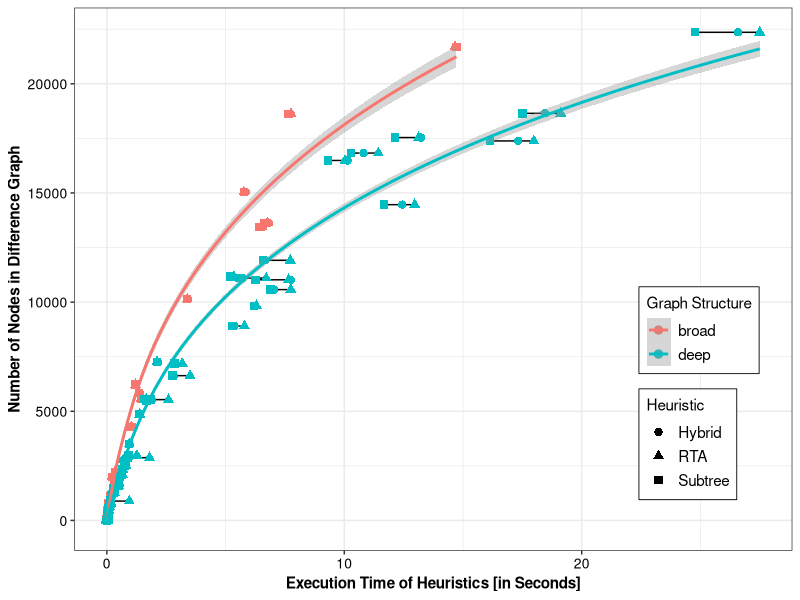

Generate this figure with R: (Note: this script raises an error after producing the figure.)
library(tidyverse)

data <- read_csv("overall_results.csv")

# View(data)
data$heuristic[data$strategyID >= 0 & data$strategyID <= 4] = 'Subtree'
data$heuristic[data$strategyID >= 5 & data$strategyID <= 7] = 'RTA'
data$heuristic[data$strategyID >= 8 & data$strategyID <= 11] = 'Hybrid'

data$strategyName[data$strategyID == 0] = 'ST'
data$strategyName[data$strategyID == 4] = 'ST Ext.'
data$strategyName[data$strategyID == 5] = 'RTA'
data$strategyName[data$strategyID == 7] = 'RTA Ext.'
data$strategyName[data$strategyID == 9] = 'HYB'
data$strategyName[data$strategyID == 11] = 'HYB Ext.'

data$algorithmDurationSec = round(data$algorithmDuration / 1000, 3)
data$strategyID = as.factor(data$strategyID)
data$deviation = as.factor(data$deviation)

broad = data %>% filter(variation == 'broad', depth <= 10)
deep = data %>% filter(variation == 'deep', depth <= 23)
filtered = data %>% filter((variation == 'broad' & depth <= 10) | (variation == 'deep' & depth <= 23))

View(filtered)

# --------------------------------------------------------------------
# pick the best variant of each heuristic and display
maxDuration = 45

dev = 30
maxNodes = 30000

strategies = c(0,4,5,7,9,11)

preselection <- filtered %>%
   filter(strategyID %in% strategies, deviation == dev, algorithmDurationSec <= maxDuration, nodes <= maxNodes) %>%
   select(strategyID, algorithmDurationSec, variation, nodes, heuristic) %>%
   group_by(strategyID, variation, nodes, heuristic) %>%
   summarise(duration_mean=mean(algorithmDurationSec),
             duration_sd = sd(algorithmDurationSec),
             count = n()) 

selection = preselection %>%
   group_by(variation, nodes, heuristic) %>%
   summarise(run=min(duration_mean),
             count = n())

# method = "gam", formula = y ~ s(x, bs = "cs")

ggplot(data = selection, aes(x = run, y = nodes, color=variation, shape=heuristic)) +
   theme_bw() +
   geom_line(aes(group=nodes), color="black") + 
   geom_point(size=2.5) + 
   geom_smooth(method = "loess", formula=y ~ log(x), aes(group=variation)) +
   # geom_path(aes(x=run, y=nodes)) +
   ylab("Number of Nodes in Difference Graph") +
   xlab("Execution Time of Heuristics [in Seconds]") +
   theme(axis.text = element_text(colour="black", size=10), axis.title=element_text(size=11,face="bold")) +
   theme(legend.position=c(0.87,0.29), 
         legend.text = element_text(size=11),
         legend.background = element_rect(fill="white", size=.3, linetype="solid", colour = "black")) +
   guides(color=guide_legend(title="Graph Structure"),
          shape=guide_legend(title="Heuristic")) +
   ggsave(paste("runtime_broad_deep_dev", dev, "_n", maxNodes,".pdf", sep=""), width = 6.20, height = 4.5, units="in")

# ------------------
# get an individual run:

var = "deep"
freq = "midlow"
dep = 19
# should be 6631 nodes

deviations = c(0,30)
strategies = c(0,4,5,7,9,11)

individual = filtered %>%
   filter(strategyID %in% strategies) %>%
   filter(deviation %in% deviations) %>%
   filter(variation == var, frequency == freq, depth == dep)

ggplot(data = individual, aes(x = strategyName, y = algorithmDurationSec, fill=deviation)) +
   theme_bw() +
   coord_flip() +
   geom_boxplot() + 
   xlab("Heuristic") +
   ylab("Execution Time [in Seconds]") +
   theme(axis.text = element_text(colour="black", size=11), axis.title=element_text(size=12,face="bold")) +
   theme(legend.position="bottom",
         legend.background = element_rect(fill="white", size=.3, linetype="solid"),
         legend.text = element_text(size=12)) +
   guides(fill=guide_legend(title="Percentage of Endpoints causing Performance Deviations:")) + 
   ggsave(paste("boxplot_deep_", freq, "_", dep, ".pdf", sep=""), width = 6.20, height = 4.5, units="in")
